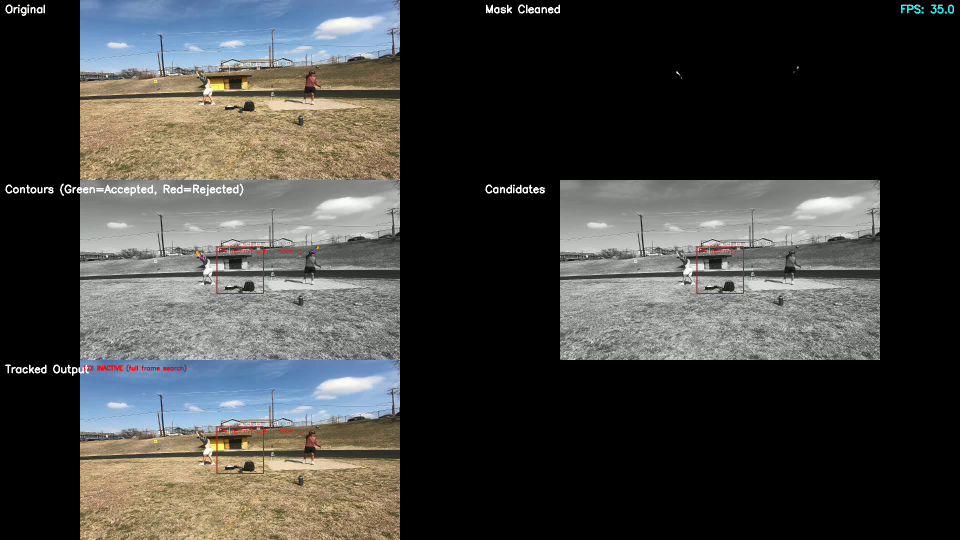
#> input picture frame 4 of roi_kalm.mp4, 1920 x 1080 px, given in place of full_trim_cam1.mp4, which was not available (shown at 1/2 size)
$ python better_video_detection.py
#> lines starting #> are read from the running program, lines starting #| are printed output that depends on the picture; after the words box and inside, x2 and y2 are one past the last pixel; in counts of white or black regions, pixels touching at a corner belong together; pictures that were not available may be replaced by others from this repository, and a replacement may not be noted
"""
Shot Put Tracker

Usage:
  python shotput_tracker.py --video path/to/video.mp4

Controls:
  SPACE - pause/resume
  Q     - quit
  R     - reset background model (useful if scene changes)
  LEFT  - go back one frame (when paused)
  RIGHT - go forward one frame (when paused)
TODOs

Right now this is super downsampled which is totally ok

To give good (4k) esimates to Yash, we need to...
1. Note the landing location in px coords
2. Re run the pipeline for the set of frames the throw trajectory was visible in, but over the exact landing region at full resolution
3. Capture the exact frames and send to Yash

This isn't impossible and the fact that we can narrow down full res to a tiny ROI
  will make it actually perform better than on the analysis of the downsampled frame

Challenges
- The more frames Yash needs, potentially the larger ROI we need to capture at full res (slow)
- We need to keep trajectory history/frames in-memory until the throw is over

Stuff that will help
- We can make person on laptop specify which throwing event it is
  - This will let us fine-tune our object detection better
- We can make the person on the laptop specify a 'processing start' moment and a 'processing end' moment
- This way we can shoot high frame rate
  - Better confidence in object position across frames
  - Can give Yash good trajectory data over smaller ROI bc more frames
    - Smaller ROI means faster processing when at full res
  and be async.
  So we would start, and push all frames through a staged processing pipeline that is asynchronous
  When 'processing end' moment is hit, we can start the detailed full-res processing and be done in our 30s window
"""

import cv2
import numpy as np
import argparse
from collections import deque
from dataclasses import dataclass, field
import time
from typing import Optional, Tuple, List

DISPLAY_WIDTH  = 1920
DISPLAY_HEIGHT = 1080
PROCESS_WIDTH  = 960
PROCESS_HEIGHT = 540

# Background subtractor
MOG2_HISTORY        = 300   # frames to build background model
MOG2_VAR_THRESHOLD  = 80    # lower = more sensitive; raise if noisy background
MOG2_DETECT_SHADOWS = False  # TODO: try with this true...

MORPH_OPEN_KERNEL  = 3   # removes small noise blobs
MORPH_CLOSE_KERNEL = 40  # fills holes inside the shot put blob

# ROI tracking after initialization
ROI_SIZE = 100  # pixels in process-space (width and height of ROI)
ROI_PADDING = 20  # extra padding around predicted position
MIN_ROI_SIZE = 100  # minimum ROI size when not initialized

# Consistency check parameters
CONSISTENCY_WINDOW = 5  # number of frames to check for consistency
MAX_DISTANCE_VARIATION = 30  # maximum allowed variation in distances (pixels)
MIN_CONSISTENT_DETECTIONS = 3  # minimum number of detections needed in window

MIN_AREA            = 8    # px^2 — ignore tiny noise
MAX_AREA            = 200   # px^2 — ignore huge regions
MAX_PERIMETER       = 70    # px — ignore very large contours (athlete body)
MIN_CIRCULARITY     = 0.45   # 1.0 = perfect circle; lower catches slight blur
MAX_ASPECT_RATIO    = 1.7    # width/height of bounding rect; rejects lines

"""

Note - the rolling shutter of the GoPro really fucks us
If we used a camera with global shutter
We could have much stricter circularity and aspect ratio thresholds and way fewer false positives
This is in reference to parameters above this comment

"""

MAX_MISSED_FRAMES   = 8     # frames without detection before tracker resets
TRAIL_LENGTH        = 60    # how many past positions to draw as trail

def make_kalman():
  """
  State:  [x, y, vx, vy]
  Measurement: [x, y]
  We inject a small gravity bias into the prediction step manually.
  """
  kf = cv2.KalmanFilter(4, 2)

  # Transition matrix (constant velocity)
  kf.transitionMatrix = np.array([
      [1, 0, 1, 0],
      [0, 1, 0, 1],
      [0, 0, 1, 0],
      [0, 0, 0, 1],
  ], dtype=np.float32)

  kf.measurementMatrix = np.array([
      [1, 0, 0, 0],
      [0, 1, 0, 0],
  ], dtype=np.float32)

  kf.processNoiseCov = np.eye(4, dtype=np.float32) * 1e-7#2
  kf.processNoiseCov[2, 2] = 1.0  # allow velocity to change (throw arc)
  kf.processNoiseCov[3, 3] = 1.0

  kf.measurementNoiseCov = np.eye(2, dtype=np.float32) * 5.0

  kf.errorCovPost = np.eye(4, dtype=np.float32)
  return kf

GRAVITY_PX_PER_FRAME2 = 0.6# downward acceleration in process-space pixels (number out of my ass)

@dataclass
class Tracker:
  kf: cv2.KalmanFilter = field(default_factory=make_kalman)
  initialized: bool = False
  missed: int = 0
  trail: deque = field(default_factory=lambda: deque(maxlen=TRAIL_LENGTH))
  predicted: Optional[tuple] = None
  last_position: Optional[tuple] = None
  # Store recent positions for consistency check
  recent_positions: deque = field(default_factory=lambda: deque(maxlen=CONSISTENCY_WINDOW))
  # Flag to indicate if we should use ROI
  use_roi: bool = False

  # [55 lines left out: functions predict, correct, update_roi_flag, not called in this run]

  def reset(self):
    self.__init__()

def get_roi_from_prediction(tracker: Tracker, frame_shape: Tuple[int, int]) -> Tuple[slice, slice, Tuple[int, int]]:
    """
    Get ROI slices based on tracker prediction.
    Returns (y_slice, x_slice, offset) where offset is (top, left) for mapping back to full frame.
    """
    h, w = frame_shape[:2]

    if tracker.initialized and tracker.predicted and tracker.use_roi:
        # Use predicted position as ROI center
        cx, cy = tracker.predicted
        # Dynamically adjust ROI size based on velocity
        if len(tracker.trail) > 2:
            vx = tracker.kf.statePost[2][0]
            vy = tracker.kf.statePost[3][0]
            speed = np.hypot(vx, vy)
            # Larger ROI for faster movement
            dynamic_roi = int(ROI_SIZE * (1.0 + speed / 20.0))
            roi_size = min(ROI_SIZE * 2, max(ROI_SIZE, dynamic_roi))
        else:
            roi_size = ROI_SIZE
    else:
        # Fallback to center of frame
        cx, cy = w // 2, h // 2
        roi_size = MIN_ROI_SIZE

    # Calculate ROI boundaries
    left = max(0, cx - roi_size // 2 - ROI_PADDING)
    right = min(w, cx + roi_size // 2 + ROI_PADDING)
    top = max(0, cy - roi_size // 2 - ROI_PADDING)
    bottom = min(h, cy + roi_size // 2 + ROI_PADDING)

    return (slice(top, bottom), slice(left, right)), (top, left)

# [50 lines left out: function detect_candidates_in_roi, not called in this run]

def detect_candidates_full(mask):
    """
    Find circular blobs in a binary mask across the full frame.
    Returns list of (cx, cy, radius, circularity) tuples.
    """
    contours, _ = cv2.findContours(mask, cv2.RETR_EXTERNAL, cv2.CHAIN_APPROX_SIMPLE)
    candidates = []
    rejected_area = []
    rejected_perimeter = []
    rejected_circularity = []
    rejected_aspect = []
    accepted = []

    for cnt in contours:
        area = cv2.contourArea(cnt)
        if area < MIN_AREA or area > MAX_AREA:
            rejected_area.append(cnt)
            continue

        _, _, w, h = cv2.boundingRect(cnt)
        aspect = max(w, h) / max(min(w, h), 1)
        if aspect > MAX_ASPECT_RATIO:
            rejected_aspect.append(cnt)
            continue

        perimeter = cv2.arcLength(cnt, True)
        if perimeter == 0 or perimeter > MAX_PERIMETER:
            rejected_perimeter.append(cnt)
            continue

        circularity = (4 * np.pi * area) / (perimeter ** 2)
        if circularity < MIN_CIRCULARITY:
            rejected_circularity.append(cnt)
            continue

        # Get center
        M = cv2.moments(cnt)
        if M["m00"] != 0:
            cx = int(M["m10"] / M["m00"])
            cy = int(M["m01"] / M["m00"])
            (_, _), radius = cv2.minEnclosingCircle(cnt)
            candidates.append((int(cx), int(cy), int(radius), circularity))
            accepted.append(cnt)

    return candidates, accepted, rejected_area, rejected_perimeter, rejected_circularity, rejected_aspect

# [40 lines left out: function candidate_score, not called in this run]

def pick_best_candidate(candidates, tracker: Tracker):
  """
  If the tracker has a predicted position, pick the candidate closest to it.
  Otherwise pick the most circular candidate.
  """
  if not candidates:
    return None

  if tracker.initialized:
    vx = tracker.kf.statePost[2][0]
    if vx > 2.0:
      filtered = [c for c in candidates if c[0] >= tracker.predicted[0] - 10]
      if filtered:
        candidates = filtered

    if tracker.predicted:
      px, py = tracker.predicted
      # Gate: only accept candidates within a reasonable search radius
      # faster-moving = larger gate
      gate = 80 # pixels in process-space
      gated = [c for c in candidates if np.hypot(c[0] - px, c[1] - py) < gate]

      if gated and len(tracker.trail) > 2:

        avg_speed = np.mean([
          np.hypot(tracker.trail[i][0]-tracker.trail[i - 1][0], tracker.trail[i][1]-tracker.trail[i - 1][1])
          for i in range(1, len(tracker.trail))
        ])
        max_allowed = avg_speed * 2.5
        speed_gated = [c for c in gated if np.hypot(c[0] - px, c[1] - py) <= max_allowed]
        if speed_gated:
          gated = speed_gated
          # if speed_gated is empty, keep original gated
      if gated:
        return min(gated, key=lambda c: candidate_score(c, tracker))

      # If nothing within gate, fall back to all candidates
      # (handles the launch moment when first entering frame)

  # If no tracker yet pick most circular
  return max(candidates, key=lambda c: c[3]) if candidates else None

def draw_trail(frame, trail, color=(0, 255, 255)):
  pts = list(trail)
  for i in range(1, len(pts)):
    # alpha = i / len(pts)
    # c = tuple(int(v * alpha) for v in color)
    # cv2.line(frame, pts[i-1], pts[i], c, 2)
    cv2.line(frame, pts[i-1], pts[i], (0, 0, 255), 3)

def draw_roi(frame, roi_slice, roi_offset, color=(255, 0, 255), use_roi=True):
    """Draw ROI rectangle on frame with different color based on usage."""
    top, left = roi_offset
    bottom = top + (roi_slice[0].stop - roi_slice[0].start)
    right = left + (roi_slice[1].stop - roi_slice[1].start)

    # Use different color based on whether ROI is actually being used
    if use_roi:
        color = (0, 255, 0)  # Green when using ROI
        label = "ROI (ACTIVE)"
    else:
        color = (0, 0, 255)  # Red when not using ROI
        label = "ROI (INACTIVE - FULL SEARCH)"

    cv2.rectangle(frame, (left, top), (right, bottom), color, 2)
    cv2.putText(frame, label, (left + 5, top + 20),
                cv2.FONT_HERSHEY_SIMPLEX, 0.5, color, 1)

def make_candidate_vis(frame_gray, candidates, tracker, roi_slice=None, roi_offset=None):
  """Coloured visualization of candidate blobs."""
  vis = cv2.cvtColor(frame_gray, cv2.COLOR_GRAY2BGR)

  # Draw ROI if provided
  if roi_slice is not None and roi_offset is not None:
      top, left = roi_offset
      bottom = top + (roi_slice[0].stop - roi_slice[0].start)
      right = left + (roi_slice[1].stop - roi_slice[1].start)

      # Use different color based on whether ROI is being used
      if tracker.use_roi:
          color = (0, 255, 0)  # Green when using ROI
          label = "ROI (ACTIVE)"
      else:
          color = (0, 0, 255)  # Red when not using ROI
          label = "ROI (INACTIVE)"

      cv2.rectangle(vis, (left, top), (right, bottom), color, 2)
      cv2.putText(vis, label, (left + 5, top + 20),
                  cv2.FONT_HERSHEY_SIMPLEX, 0.5, color, 1)

  for cx, cy, r, circ in candidates:
    cv2.circle(vis, (cx, cy), r, (0, 200, 255), 2)
    cv2.putText(vis, f"{circ:.2f}", (cx - 15, cy - r - 5),
                cv2.FONT_HERSHEY_SIMPLEX, 0.4, (0, 200, 255), 1)
  if tracker.predicted:
    px, py = tracker.predicted
    cv2.drawMarker(vis, (px, py), (255, 0, 255), cv2.MARKER_CROSS, 20, 2)
    cv2.circle(vis, (px, py), 80, (255, 0, 255), 1) # gate circle

  # Add consistency status
  status_y = 50
  if len(tracker.recent_positions) >= MIN_CONSISTENT_DETECTIONS:
    positions = list(tracker.recent_positions)
    distances = []
    for i in range(1, len(positions)):
      dist = np.hypot(positions[i][0] - positions[i-1][0],
                     positions[i][1] - positions[i-1][1])
      distances.append(dist)

    if distances:
      mean_dist = np.mean(distances)
      max_dist = max(distances)
      min_dist = min(distances)
      variation = max_dist - min_dist

      status_color = (0, 255, 0) if variation < MAX_DISTANCE_VARIATION else (0, 0, 255)
      cv2.putText(vis, f"Dist var: {variation:.1f}px", (10, status_y),
                  cv2.FONT_HERSHEY_SIMPLEX, 0.5, status_color, 1)

  return vis

def assemble_panels(panels: List[Tuple[np.ndarray, str]]):
  """Tile frames into one display."""
  num_rows = (len(panels) + 1) // 2
  target_h = DISPLAY_HEIGHT // num_rows
  target_w = DISPLAY_WIDTH if len(panels) == 1 else DISPLAY_WIDTH // 2

  def resize(f, target_w, target_h):
    h, w = f.shape[:2]
    scale = min(target_w / w, target_h / h) # preserve aspect ratio
    new_w, new_h = int(w * scale), int(h * scale)
    resized = cv2.resize(f, (new_w, new_h))

    # pad to fill the target width/height
    top = (target_h - new_h) // 2
    bottom = target_h - new_h - top
    left = (target_w - new_w) // 2
    right = target_w - new_w - left
    return cv2.copyMakeBorder(resized, top, bottom, left, right, cv2.BORDER_CONSTANT, value=0)

  def to_bgr(f):
    if len(f.shape) == 2:
      return cv2.cvtColor(f, cv2.COLOR_GRAY2BGR)
    return f

  resized_with_labels = [(resize(to_bgr(f), target_w, target_h), label) for f, label in panels]

  for img, label in resized_with_labels:
    cv2.putText(img, label, (10, 25), cv2.FONT_HERSHEY_SIMPLEX, 0.7, (255, 255, 255), 2)

  rows = []
  for i in range(0, len(resized_with_labels), 2):
    l = resized_with_labels[i][0]
    r = resized_with_labels[i + 1][0] if i + 1 < len(resized_with_labels) else np.zeros_like(l)
    row = np.hstack([l, r])
    rows.append(row)

  return np.vstack(rows)

# [90 lines left out: function extract_trajectory_from_video, not called in this run]

def main(video_path: str, render_visualization: bool = True):
#> called with video_path = 'sample_data/full_trim_cam1.mp4', render_visualization = True
  cap = cv2.VideoCapture(video_path)
  if not cap.isOpened():
    raise FileNotFoundError(f"Cannot open video: {video_path}")

  fps = cap.get(cv2.CAP_PROP_FPS)
  print(f"Video: {cap.get(cv2.CAP_PROP_FRAME_WIDTH):.0f}x" f"{cap.get(cv2.CAP_PROP_FRAME_HEIGHT):.0f} @ {fps:.1f}fps")
  print(f"Visualization: {'ON' if render_visualization else 'OFF'}")

  bg_sub = cv2.createBackgroundSubtractorMOG2(
    history=MOG2_HISTORY,
    varThreshold=MOG2_VAR_THRESHOLD,
    detectShadows=MOG2_DETECT_SHADOWS,
  )

  kernel_open  = cv2.getStructuringElement(cv2.MORPH_ELLIPSE, (MORPH_OPEN_KERNEL, MORPH_OPEN_KERNEL))
  kernel_close = cv2.getStructuringElement(cv2.MORPH_ELLIPSE, (MORPH_CLOSE_KERNEL, MORPH_CLOSE_KERNEL))

  tracker = Tracker()
  paused  = False
  frame_n = 0

  if render_visualization:
    cv2.namedWindow("Shot Put Tracker", cv2.WINDOW_NORMAL)
    cv2.resizeWindow("Shot Put Tracker", DISPLAY_WIDTH, DISPLAY_HEIGHT)

    fourcc = cv2.VideoWriter_fourcc(*'mp4v')
    out_video = cv2.VideoWriter('roi_kalm.mp4', fourcc, 30.0, (DISPLAY_WIDTH, DISPLAY_HEIGHT))

  total_compute_start = time.perf_counter()
  total_frames_processed = 0

  while True:
    if not paused:
      frame_compute_start = time.perf_counter()
      frame_start = time.perf_counter_ns()
      ret, frame_orig = cap.read()
#> frame_orig is the input picture: shape (1080, 1920, 3); mean B, G, R 62.8, 65.1, 65.2
      frame_read_end = time.perf_counter_ns()
      if not ret:
        print("End of video.")
        break
      frame_n += 1

      # Simplify for speed
      frame_proc = cv2.resize(frame_orig, (PROCESS_WIDTH, PROCESS_HEIGHT))
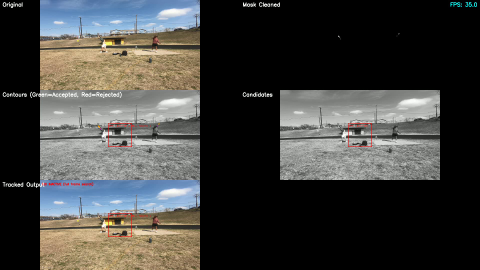
#> frame_proc: shape (540, 960, 3) (shown at 1/2 size); mean B, G, R 62.9, 65.2, 65.3
      gray = cv2.cvtColor(frame_proc, cv2.COLOR_BGR2GRAY)
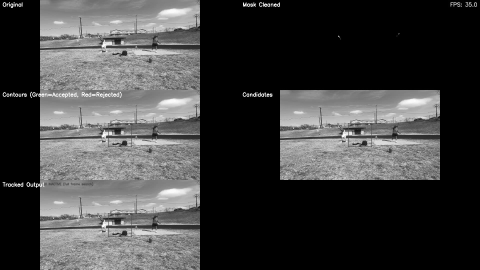
#> gray: shape (540, 960) (shown at 1/2 size); min 0, max 255, mean 64.9
      frame_downsample_end = time.perf_counter_ns()

      # Get ROI based on tracker prediction
      roi_slice, roi_offset = get_roi_from_prediction(tracker, gray.shape)

      # Apply background subtraction - either full frame or ROI based on consistency
      if tracker.initialized and tracker.use_roi:
          # Only process ROI when consistent
          roi_mask = np.zeros_like(gray)
          roi_mask[roi_slice] = gray[roi_slice]
          fg_mask_full = bg_sub.apply(roi_mask)
          fg_mask = np.zeros_like(gray)
          fg_mask[roi_slice] = fg_mask_full[roi_slice]
      else:
          # Full frame processing when not consistent or not initialized
          fg_mask = bg_sub.apply(gray)
#> fg_mask: shape (540, 960); every value is 255

      bg_sub_end = time.perf_counter_ns()

      # Threshold to binary
      _, fg_mask = cv2.threshold(fg_mask, 200, 255, cv2.THRESH_BINARY)
      mask_end = time.perf_counter_ns()

      # Apply morphological operations
      mask_clean_inter = cv2.morphologyEx(fg_mask, cv2.MORPH_OPEN, kernel_open)
      mask_clean = cv2.morphologyEx(mask_clean_inter, cv2.MORPH_CLOSE, kernel_close)
      morph_end = time.perf_counter_ns()

      # Detect candidates - either in ROI or full frame based on consistency
      if tracker.initialized and tracker.use_roi:
          candidates, accepted_candidates, r_area, r_per, r_circ, r_aspect = detect_candidates_in_roi(
              mask_clean, roi_slice, roi_offset
          )
      else:
          candidates, accepted_candidates, r_area, r_per, r_circ, r_aspect = detect_candidates_full(
              mask_clean
          )
#> in detect_candidates_full, `contours, _ = cv2.findContours(mask, cv2.RETR_EXTERNAL, cv2.CHAIN_APPR..`: contours = [[[0, 0], [0, 539], [959, 539], [959, 0]]]
#> the loop in detect_candidates_full, `for cnt in contours:` made 1 pass
#> (cnt, area) on pass 1: ([[0, 0], [0, 539], [959, 539], [959, 0]], 516901)
#> after the loop in detect_candidates_full, `for cnt in contours:`: accepted = []; rejected_area = [[[0, 0], [0, 539], [959, 539], [959, 0]]]; rejected_aspect = []
#> candidates = []; accepted_candidates = []; r_area = [[[0, 0], [0, 539], [959, 539], [959, 0]]]; r_per = []; r_circ = []; r_aspect = []
      canidate_detect_end = time.perf_counter_ns()

      # Only create visualization frames if rendering is enabled
      if render_visualization:
        contour_vis = cv2.cvtColor(gray, cv2.COLOR_GRAY2BGR)
        cv2.drawContours(contour_vis, r_area, -1, (255, 0, 255), 2) # purple
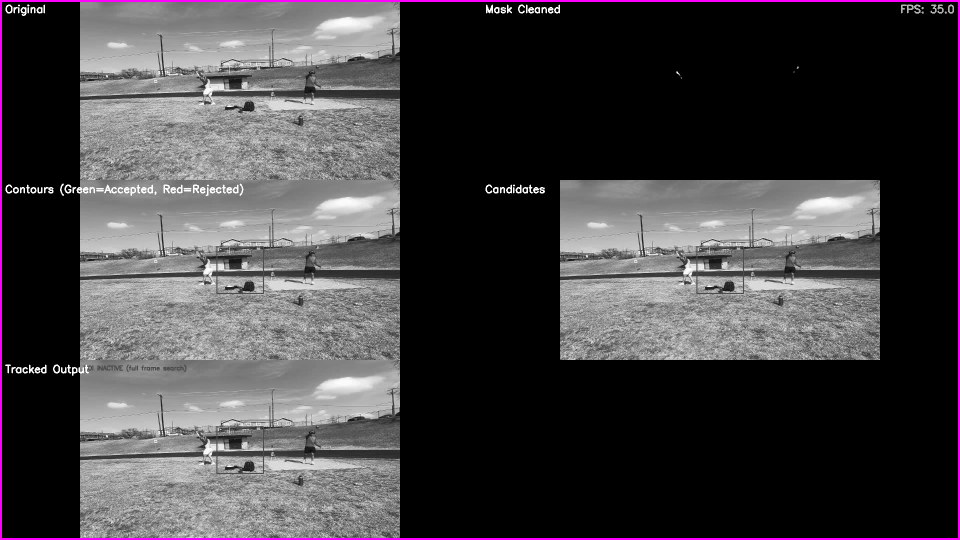
#> contour_vis: shape (540, 960, 3); mean B, G, R 67.6, 64.6, 67.6
        cv2.drawContours(contour_vis, r_per, -1, (0, 0, 255), 2) # red
        cv2.drawContours(contour_vis, r_circ, -1, (0, 165, 255), 2) # orange
        cv2.drawContours(contour_vis, r_aspect, -1, (0, 255, 255), 2) # yellow
        cv2.drawContours(contour_vis, accepted_candidates, -1, (0, 255, 0), 2)

        # Draw ROI on visualization (will show active/inactive status)
        draw_roi(contour_vis, roi_slice, roi_offset, use_roi=tracker.use_roi)

      tracker_predict_start = time.perf_counter_ns()

      if tracker.initialized:
        tracker.predict()
      tracker_predict_end = time.perf_counter_ns()

      candidate_select_start = time.perf_counter_ns()
      best = pick_best_candidate(candidates, tracker)
      if best:
        cx, cy, radius, _ = best
        tracker.correct(cx, cy)
        tracker.missed = 0
      else:
        tracker.missed += 1
        if tracker.missed > MAX_MISSED_FRAMES:
          tracker.reset()
      candidate_selection_end = time.perf_counter_ns()

      if frame_n % 15 == 0:
        print(f"Frame {frame_n}: read {(frame_read_end - frame_start) / 1e6:.1f}ms, downsample {(frame_downsample_end - frame_read_end) / 1e6:.1f}ms, bg_sub {(bg_sub_end - frame_downsample_end) / 1e6:.1f}ms, mask {(mask_end - bg_sub_end) / 1e6:.1f}ms, morph {(morph_end - mask_end) / 1e6:.1f}ms, candidate_detect {(canidate_detect_end - morph_end) / 1e6:.1f}ms, predict {(tracker_predict_end - tracker_predict_start) / 1e6:.1f}ms, select {(candidate_selection_end - candidate_select_start) / 1e6:.1f}ms, use_roi={tracker.use_roi}")

      frame_stop = time.perf_counter_ns()
      elapsed_ms = (frame_stop - frame_start) / 1e6
      frame_rate = 1000 / elapsed_ms if elapsed_ms > 0 else float('inf')

      # Only create visualization frames if rendering is enabled
      if render_visualization:
        final = frame_proc.copy()
        draw_trail(final, tracker.trail)
        draw_roi(final, roi_slice, roi_offset, use_roi=tracker.use_roi)
#> call 2 of draw_roi, with roi_offset = (200, 410), color = (255, 0, 255), use_roi = False
#> in draw_roi (call 2), `cv2.putText(frame, label, (left + 5, top + 20), cv2.FONT_HERSHEY_SIMPL..`:
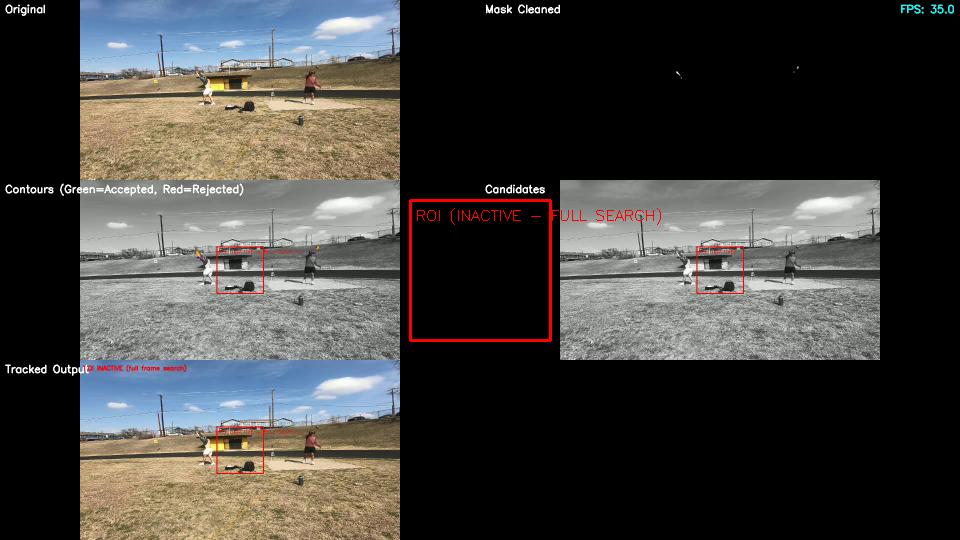
#> frame: shape (540, 960, 3); mean B, G, R 62.8, 65.1, 66.3

        if best:
          cx, cy, radius, _ = best
          cv2.circle(final, (cx, cy), radius + 4, (0, 255, 0), 2)
          cv2.circle(final, (cx, cy), 3, (0, 255, 0), -1)
          cv2.putText(final, "DETECTED", (cx + radius + 5, cy),
                      cv2.FONT_HERSHEY_SIMPLEX, 0.5, (0, 255, 0), 1)
        elif tracker.initialized and tracker.predicted:
          px, py = tracker.predicted
          cv2.drawMarker(final, (px, py), (0, 165, 255),
                          cv2.MARKER_CROSS, 20, 2)
          cv2.putText(final, f"PREDICTED (miss:{tracker.missed})",
                      (px + 12, py), cv2.FONT_HERSHEY_SIMPLEX,
                      0.5, (0, 165, 255), 1)

        cv2.putText(final, f"Frame {frame_n}", (10, PROCESS_HEIGHT - 10),
                    cv2.FONT_HERSHEY_SIMPLEX, 0.5, (200, 200, 200), 1)
#> final: shape (540, 960, 3); 0.02% of pixels changed, all inside (x1, y1, x2, y2) = (12, 520, 74, 531)

        # Add ROI status text
        status_text = "ROI ACTIVE" if tracker.use_roi else "ROI INACTIVE (full frame search)"
        status_color = (0, 255, 0) if tracker.use_roi else (0, 0, 255)
        cv2.putText(final, status_text, (10, 30),
                    cv2.FONT_HERSHEY_SIMPLEX, 0.6, status_color, 2)
#> final: shape (540, 960, 3); mean B, G, R 62.3, 64.8, 67.1
#> (the rest of the program and of its run is left out)
